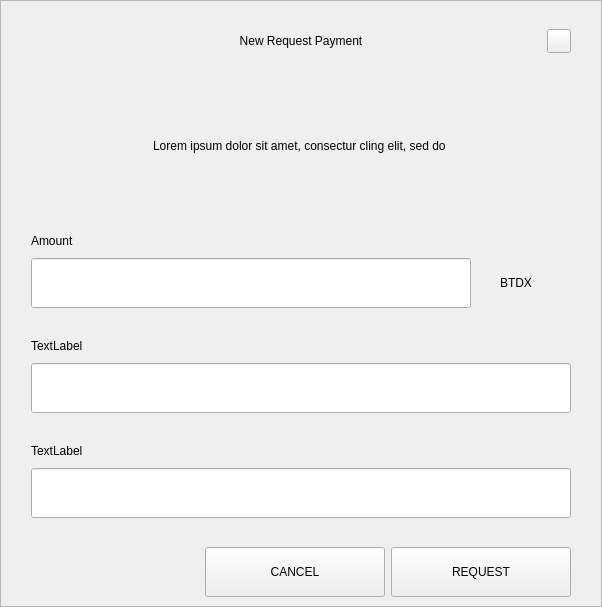
<?xml version="1.0" encoding="UTF-8"?>
<ui version="4.0">
 <class>RequestDialog</class>
 <widget class="QDialog" name="RequestDialog">
  <property name="geometry">
   <rect>
    <x>0</x>
    <y>0</y>
    <width>602</width>
    <height>607</height>
   </rect>
  </property>
  <property name="windowTitle">
   <string>Dialog</string>
  </property>
  <layout class="QVBoxLayout" name="verticalLayout_5">
   <property name="spacing">
    <number>0</number>
   </property>
   <property name="leftMargin">
    <number>0</number>
   </property>
   <property name="topMargin">
    <number>0</number>
   </property>
   <property name="rightMargin">
    <number>0</number>
   </property>
   <property name="bottomMargin">
    <number>0</number>
   </property>
   <item>
    <widget class="QFrame" name="frame">
     <property name="styleSheet">
      <string notr="true"/>
     </property>
     <property name="frameShape">
      <enum>QFrame::StyledPanel</enum>
     </property>
     <property name="frameShadow">
      <enum>QFrame::Raised</enum>
     </property>
     <layout class="QVBoxLayout" name="verticalLayout_4" stretch="1,0,0">
      <property name="spacing">
       <number>0</number>
      </property>
      <property name="leftMargin">
       <number>30</number>
      </property>
      <property name="topMargin">
       <number>20</number>
      </property>
      <property name="rightMargin">
       <number>30</number>
      </property>
      <property name="bottomMargin">
       <number>0</number>
      </property>
      <item>
       <layout class="QHBoxLayout" name="horizontalLayout_3">
        <property name="spacing">
         <number>0</number>
        </property>
        <item>
         <spacer name="horizontalSpacer_21">
          <property name="orientation">
           <enum>Qt::Horizontal</enum>
          </property>
          <property name="sizeHint" stdset="0">
           <size>
            <width>40</width>
            <height>20</height>
           </size>
          </property>
         </spacer>
        </item>
        <item>
         <widget class="QLabel" name="labelTitle">
          <property name="minimumSize">
           <size>
            <width>0</width>
            <height>40</height>
           </size>
          </property>
          <property name="maximumSize">
           <size>
            <width>16777215</width>
            <height>40</height>
           </size>
          </property>
          <property name="styleSheet">
           <string notr="true">padding-left:24px;</string>
          </property>
          <property name="text">
           <string>New Request Payment</string>
          </property>
          <property name="alignment">
           <set>Qt::AlignCenter</set>
          </property>
          <property name="margin">
           <number>7</number>
          </property>
         </widget>
        </item>
        <item>
         <spacer name="horizontalSpacer">
          <property name="orientation">
           <enum>Qt::Horizontal</enum>
          </property>
          <property name="sizeHint" stdset="0">
           <size>
            <width>40</width>
            <height>20</height>
           </size>
          </property>
         </spacer>
        </item>
        <item>
         <widget class="QPushButton" name="btnEsc">
          <property name="minimumSize">
           <size>
            <width>24</width>
            <height>24</height>
           </size>
          </property>
          <property name="maximumSize">
           <size>
            <width>24</width>
            <height>24</height>
           </size>
          </property>
          <property name="focusPolicy">
           <enum>Qt::NoFocus</enum>
          </property>
          <property name="text">
           <string/>
          </property>
         </widget>
        </item>
       </layout>
      </item>
      <item>
       <widget class="QStackedWidget" name="stack">
        <property name="minimumSize">
         <size>
          <width>540</width>
          <height>0</height>
         </size>
        </property>
        <property name="maximumSize">
         <size>
          <width>540</width>
          <height>16777215</height>
         </size>
        </property>
        <property name="currentIndex">
         <number>0</number>
        </property>
        <widget class="QWidget" name="page_1">
         <property name="minimumSize">
          <size>
           <width>540</width>
           <height>0</height>
          </size>
         </property>
         <property name="maximumSize">
          <size>
           <width>540</width>
           <height>16777215</height>
          </size>
         </property>
         <layout class="QVBoxLayout" name="layout1">
          <property name="spacing">
           <number>0</number>
          </property>
          <property name="leftMargin">
           <number>0</number>
          </property>
          <property name="topMargin">
           <number>0</number>
          </property>
          <property name="rightMargin">
           <number>0</number>
          </property>
          <property name="bottomMargin">
           <number>0</number>
          </property>
          <item>
           <spacer name="verticalSpacer_21">
            <property name="orientation">
             <enum>Qt::Vertical</enum>
            </property>
            <property name="sizeType">
             <enum>QSizePolicy::Fixed</enum>
            </property>
            <property name="sizeHint" stdset="0">
             <size>
              <width>20</width>
              <height>30</height>
             </size>
            </property>
           </spacer>
          </item>
          <item alignment="Qt::AlignHCenter">
           <widget class="QLabel" name="labelMessage">
            <property name="minimumSize">
             <size>
              <width>400</width>
              <height>50</height>
             </size>
            </property>
            <property name="text">
             <string>Lorem ipsum dolor sit amet, consectur cling elit, sed do </string>
            </property>
            <property name="alignment">
             <set>Qt::AlignCenter</set>
            </property>
            <property name="wordWrap">
             <bool>true</bool>
            </property>
           </widget>
          </item>
          <item alignment="Qt::AlignBottom">
           <widget class="QWidget" name="containerAmount" native="true">
            <layout class="QVBoxLayout" name="verticalLayout">
             <property name="spacing">
              <number>9</number>
             </property>
             <property name="leftMargin">
              <number>0</number>
             </property>
             <property name="topMargin">
              <number>0</number>
             </property>
             <property name="rightMargin">
              <number>0</number>
             </property>
             <property name="bottomMargin">
              <number>0</number>
             </property>
             <item>
              <widget class="QLabel" name="labelSubtitleAmount">
               <property name="minimumSize">
                <size>
                 <width>350</width>
                 <height>16</height>
                </size>
               </property>
               <property name="maximumSize">
                <size>
                 <width>16777215</width>
                 <height>16</height>
                </size>
               </property>
               <property name="text">
                <string>Amount</string>
               </property>
              </widget>
             </item>
             <item alignment="Qt::AlignTop">
              <widget class="QWidget" name="layoutAmount" native="true">
               <layout class="QHBoxLayout" name="horizontalLayout" stretch="2,0">
                <property name="spacing">
                 <number>0</number>
                </property>
                <property name="leftMargin">
                 <number>0</number>
                </property>
                <property name="topMargin">
                 <number>0</number>
                </property>
                <property name="rightMargin">
                 <number>0</number>
                </property>
                <property name="bottomMargin">
                 <number>0</number>
                </property>
                <item>
                 <widget class="QLineEdit" name="lineEditAmount">
                  <property name="minimumSize">
                   <size>
                    <width>0</width>
                    <height>50</height>
                   </size>
                  </property>
                  <property name="maximumSize">
                   <size>
                    <width>16777215</width>
                    <height>50</height>
                   </size>
                  </property>
                 </widget>
                </item>
                <item>
                 <widget class="QWidget" name="comboContainer" native="true">
                  <property name="minimumSize">
                   <size>
                    <width>100</width>
                    <height>50</height>
                   </size>
                  </property>
                  <property name="maximumSize">
                   <size>
                    <width>16777215</width>
                    <height>50</height>
                   </size>
                  </property>
                  <layout class="QHBoxLayout" name="horizontalLayout_31">
                   <property name="spacing">
                    <number>0</number>
                   </property>
                   <property name="leftMargin">
                    <number>0</number>
                   </property>
                   <property name="topMargin">
                    <number>0</number>
                   </property>
                   <property name="rightMargin">
                    <number>10</number>
                   </property>
                   <property name="bottomMargin">
                    <number>0</number>
                   </property>
                   <item>
                    <widget class="QLabel" name="comboBoxCoin">
                     <property name="text">
                      <string>BTDX</string>
                     </property>
                     <property name="alignment">
                      <set>Qt::AlignCenter</set>
                     </property>
                    </widget>
                   </item>
                  </layout>
                 </widget>
                </item>
               </layout>
              </widget>
             </item>
            </layout>
           </widget>
          </item>
          <item>
           <spacer name="verticalSpacer_31">
            <property name="orientation">
             <enum>Qt::Vertical</enum>
            </property>
            <property name="sizeType">
             <enum>QSizePolicy::Fixed</enum>
            </property>
            <property name="sizeHint" stdset="0">
             <size>
              <width>20</width>
              <height>30</height>
             </size>
            </property>
           </spacer>
          </item>
          <item>
           <layout class="QVBoxLayout" name="verticalLayoutLabel">
            <property name="spacing">
             <number>9</number>
            </property>
            <item>
             <widget class="QLabel" name="labelSubtitleLabel">
              <property name="minimumSize">
               <size>
                <width>0</width>
                <height>16</height>
               </size>
              </property>
              <property name="maximumSize">
               <size>
                <width>16777215</width>
                <height>16</height>
               </size>
              </property>
              <property name="text">
               <string>TextLabel</string>
              </property>
             </widget>
            </item>
            <item>
             <widget class="QLineEdit" name="lineEditLabel">
              <property name="minimumSize">
               <size>
                <width>0</width>
                <height>50</height>
               </size>
              </property>
              <property name="maximumSize">
               <size>
                <width>16777215</width>
                <height>50</height>
               </size>
              </property>
             </widget>
            </item>
           </layout>
          </item>
          <item>
           <spacer name="verticalSpacer_34">
            <property name="orientation">
             <enum>Qt::Vertical</enum>
            </property>
            <property name="sizeType">
             <enum>QSizePolicy::Fixed</enum>
            </property>
            <property name="sizeHint" stdset="0">
             <size>
              <width>20</width>
              <height>30</height>
             </size>
            </property>
           </spacer>
          </item>
          <item>
           <layout class="QVBoxLayout" name="verticalLayoutDescription">
            <property name="spacing">
             <number>9</number>
            </property>
            <item>
             <widget class="QLabel" name="labelSubtitleDescription">
              <property name="minimumSize">
               <size>
                <width>0</width>
                <height>16</height>
               </size>
              </property>
              <property name="maximumSize">
               <size>
                <width>16777215</width>
                <height>16</height>
               </size>
              </property>
              <property name="text">
               <string>TextLabel</string>
              </property>
             </widget>
            </item>
            <item>
             <widget class="QLineEdit" name="lineEditDescription">
              <property name="minimumSize">
               <size>
                <width>0</width>
                <height>50</height>
               </size>
              </property>
              <property name="maximumSize">
               <size>
                <width>16777215</width>
                <height>50</height>
               </size>
              </property>
             </widget>
            </item>
            <item>
             <spacer name="verticalSpacer_4">
              <property name="orientation">
               <enum>Qt::Vertical</enum>
              </property>
              <property name="sizeType">
               <enum>QSizePolicy::Fixed</enum>
              </property>
              <property name="sizeHint" stdset="0">
               <size>
                <width>20</width>
                <height>20</height>
               </size>
              </property>
             </spacer>
            </item>
           </layout>
          </item>
         </layout>
        </widget>
        <widget class="QWidget" name="page_2">
         <layout class="QVBoxLayout" name="layout2">
          <item>
           <spacer name="verticalSpacer_5">
            <property name="orientation">
             <enum>Qt::Vertical</enum>
            </property>
            <property name="sizeType">
             <enum>QSizePolicy::Fixed</enum>
            </property>
            <property name="sizeHint" stdset="0">
             <size>
              <width>20</width>
              <height>50</height>
             </size>
            </property>
           </spacer>
          </item>
          <item alignment="Qt::AlignHCenter">
           <widget class="QLabel" name="labelQrImg">
            <property name="minimumSize">
             <size>
              <width>260</width>
              <height>260</height>
             </size>
            </property>
            <property name="maximumSize">
             <size>
              <width>260</width>
              <height>260</height>
             </size>
            </property>
            <property name="text">
             <string/>
            </property>
            <property name="alignment">
             <set>Qt::AlignCenter</set>
            </property>
           </widget>
          </item>
          <item>
           <spacer name="verticalSpacer_2">
            <property name="orientation">
             <enum>Qt::Vertical</enum>
            </property>
            <property name="sizeType">
             <enum>QSizePolicy::Fixed</enum>
            </property>
            <property name="sizeHint" stdset="0">
             <size>
              <width>20</width>
              <height>30</height>
             </size>
            </property>
           </spacer>
          </item>
          <item alignment="Qt::AlignHCenter">
           <widget class="QLabel" name="labelAddress">
            <property name="text">
             <string>D7VFR83SQbiezrW72hjcWJtcfip5krte2Z </string>
            </property>
           </widget>
          </item>
          <item>
           <spacer name="verticalSpacer_32">
            <property name="orientation">
             <enum>Qt::Vertical</enum>
            </property>
            <property name="sizeType">
             <enum>QSizePolicy::Expanding</enum>
            </property>
            <property name="sizeHint" stdset="0">
             <size>
              <width>20</width>
              <height>20</height>
             </size>
            </property>
           </spacer>
          </item>
          <item>
           <layout class="QHBoxLayout" name="horizontal">
            <property name="leftMargin">
             <number>20</number>
            </property>
            <property name="rightMargin">
             <number>20</number>
            </property>
            <property name="bottomMargin">
             <number>20</number>
            </property>
            <item>
             <spacer name="horizontalSpacer_4">
              <property name="orientation">
               <enum>Qt::Horizontal</enum>
              </property>
              <property name="sizeHint" stdset="0">
               <size>
                <width>40</width>
                <height>20</height>
               </size>
              </property>
             </spacer>
            </item>
            <item>
             <widget class="QPushButton" name="btnCopyAddress">
              <property name="minimumSize">
               <size>
                <width>180</width>
                <height>50</height>
               </size>
              </property>
              <property name="text">
               <string>COPY ADDRESS</string>
              </property>
             </widget>
            </item>
            <item>
             <widget class="QPushButton" name="btnCopyUrl">
              <property name="minimumSize">
               <size>
                <width>180</width>
                <height>50</height>
               </size>
              </property>
              <property name="text">
               <string>COPY URL</string>
              </property>
             </widget>
            </item>
            <item>
             <spacer name="horizontalSpacer_2">
              <property name="orientation">
               <enum>Qt::Horizontal</enum>
              </property>
              <property name="sizeHint" stdset="0">
               <size>
                <width>40</width>
                <height>20</height>
               </size>
              </property>
             </spacer>
            </item>
           </layout>
          </item>
         </layout>
        </widget>
       </widget>
      </item>
      <item>
       <widget class="QWidget" name="buttonsStack" native="true">
        <layout class="QHBoxLayout" name="horizontalLayout_5">
         <property name="leftMargin">
          <number>20</number>
         </property>
         <property name="rightMargin">
          <number>0</number>
         </property>
         <item>
          <spacer name="horizontalSpacer_41">
           <property name="orientation">
            <enum>Qt::Horizontal</enum>
           </property>
           <property name="sizeHint" stdset="0">
            <size>
             <width>40</width>
             <height>20</height>
            </size>
           </property>
          </spacer>
         </item>
         <item>
          <widget class="QPushButton" name="btnCancel">
           <property name="minimumSize">
            <size>
             <width>180</width>
             <height>50</height>
            </size>
           </property>
           <property name="focusPolicy">
            <enum>Qt::NoFocus</enum>
           </property>
           <property name="text">
            <string>CANCEL</string>
           </property>
          </widget>
         </item>
         <item>
          <widget class="QPushButton" name="btnSave">
           <property name="minimumSize">
            <size>
             <width>180</width>
             <height>50</height>
            </size>
           </property>
           <property name="focusPolicy">
            <enum>Qt::NoFocus</enum>
           </property>
           <property name="text">
            <string>REQUEST</string>
           </property>
          </widget>
         </item>
        </layout>
       </widget>
      </item>
     </layout>
    </widget>
   </item>
  </layout>
 </widget>
 <resources/>
 <connections/>
</ui>
